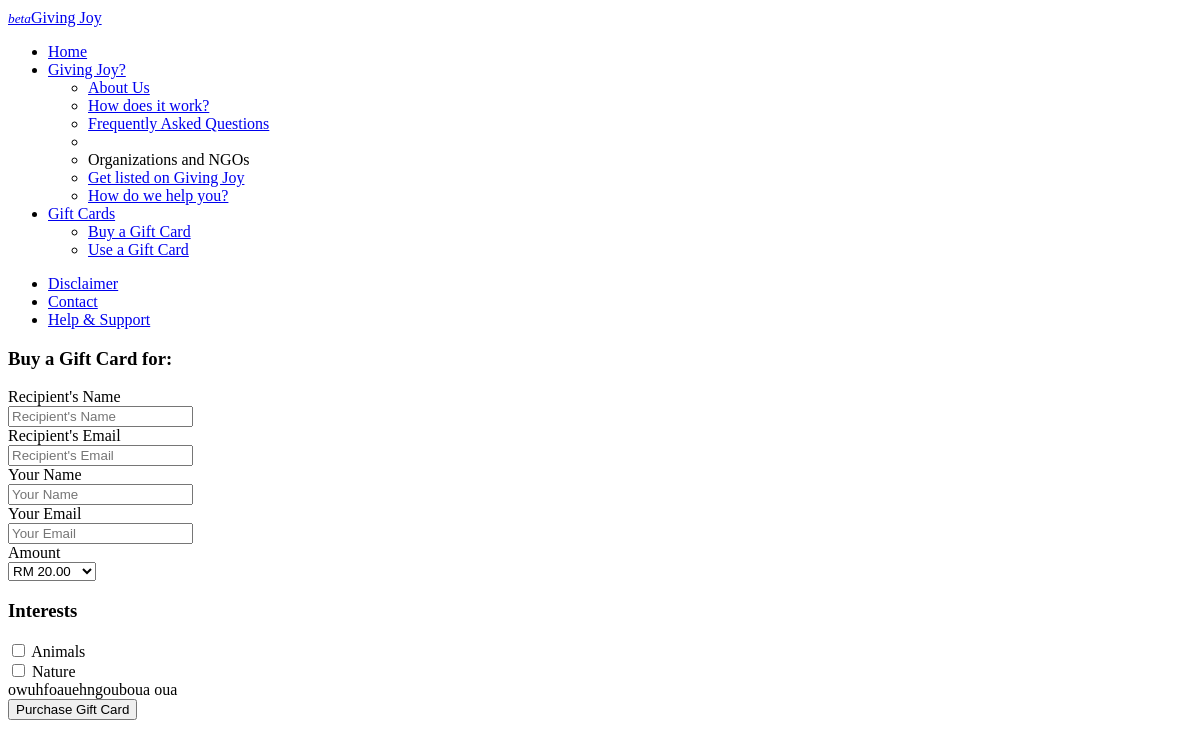
The app's page /organization-sign-in.php, older data.
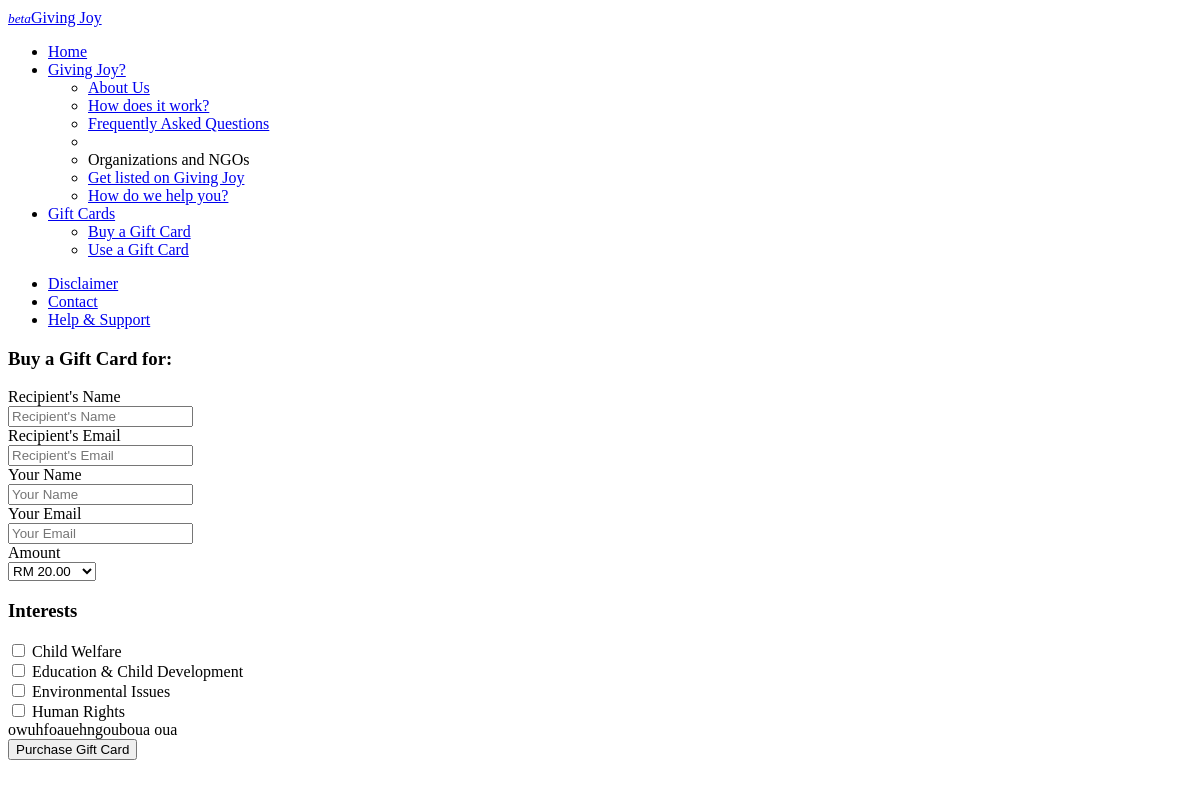
The same page, newer data.
### tables this page shows
CREATE TABLE IF NOT EXISTS `gj_fields` (
  `id` int(11) NOT NULL AUTO_INCREMENT,
  `title` varchar(500) NOT NULL,
  PRIMARY KEY (`id`)
);

### includes/functions.php (called while the page is built, shortened)
<?php
function get_query($syntax){
	$result = mysql_query($syntax) or die('Database error.');
	if(mysql_num_rows($result) == 0){
		$return = array();
	} else if(mysql_num_rows($result) == 1){
		$return = array(mysql_fetch_assoc($result));
	} else if(mysql_num_rows($result) > 1){
		$return = array();
		while($row = mysql_fetch_assoc($result)){
			$return[] = $row;
		}
	}
	return $return;
}
	?>

### organization-sign-in.php (the view, shortened to what this page needs)
<!DOCTYPE html PUBLIC "-//W3C//DTD XHTML 1.0 Strict//EN" "http://www.w3.org/TR/xhtml1/DTD/xhtml1-strict.dtd">
<html>
<head>
	<?php include_once('./includes/css.php'); ?>
</head>
<body>
	<?php include_once('./includes/menu.php'); ?>
	<div class="container">
		<div class="row-fluid">
			<h3>Buy a Gift Card for:</h3>
		</div>
		<form class="form-horizontal" action="transaction.php" method="post">
		<div class="row-fluid">
		<div class="span6">
		  <div class="control-group">
		    <label class="control-label" for="recipientname">Recipient's Name</label>
		    <div class="controls">
		      <input type="text" id="recipientname" name="recipientname" placeholder="Recipient's Name">
		    </div>
		  </div>
		  <div class="control-group">
		    <label class="control-label" for="recipientemail">Recipient's Email</label>
		    <div class="controls">
		      <input type="email" id="recipientemail" name="recipientemail" placeholder="Recipient's Email">
		    </div>
		  </div>
		  <div class="control-group">
		    <label class="control-label" for="sendername">Your Name</label>
		    <div class="controls">
		      <input type="text" id="sendername" name="sendername" placeholder="Your Name">
		    </div>
		  </div>
		  <div class="control-group">
		    <label class="control-label" for="senderemail">Your Email</label>
		    <div class="controls">
		      <input type="email" id="senderemail" name="senderemail" placeholder="Your Email">
		    </div>
		  </div>
		  <div class="control-group">
			<label class="control-label" for="amount">Amount</label>
			<div class="controls">
				<select name="amount" id="amount">
					<option value="20">RM 20.00</option>
				</select>
			</div>
		  </div>
		  <div id="interest_fields" class="row-fluid">
			<h3>Interests</h3>
		  	<?php
		  	$fields = get_query("SELECT * FROM gj_fields ORDER BY title");
		  	$columns = 4;
		  	$rows = ceil(count($fields) / $columns);
		  	foreach($fields as $key => $field){
		  		if($key % $rows == 0){ ?>
		  			<div class="span3">
		  		<?php }
					?>
					<label class="checkbox" for="fields_checkbox_<?php echo $field['id']; ?>">
						<input type="checkbox" id="fields_checkbox_<?php echo $field['id']; ?>" value="<?php echo $field['id']; ?>" name="fields_checkbox[]"> <?php echo $field['title']; ?>
					</label>
					<?php
				if($key % $rows == ($rows - 1)){ ?>
					</div>
				<?php };
		  	}
		  	?>
		  </div>
		  </div>
		  <div class="span6">
			owuhfoauehngouboua oua
		  </div>
		  </div>
		  <div class="form-actions">
			  <button type="submit" class="btn btn-success">Purchase Gift Card</button>
			</div>
		</form>
	</div>
</body>
</html>

Row changes from the older to the newer data that the page shows:
removed gj_fields: title "Animals"
removed gj_fields: title "Nature"
added gj_fields: title "Child Welfare"
added gj_fields: title "Education & Child Development"
added gj_fields: title "Environmental Issues"
added gj_fields: title "Human Rights"
